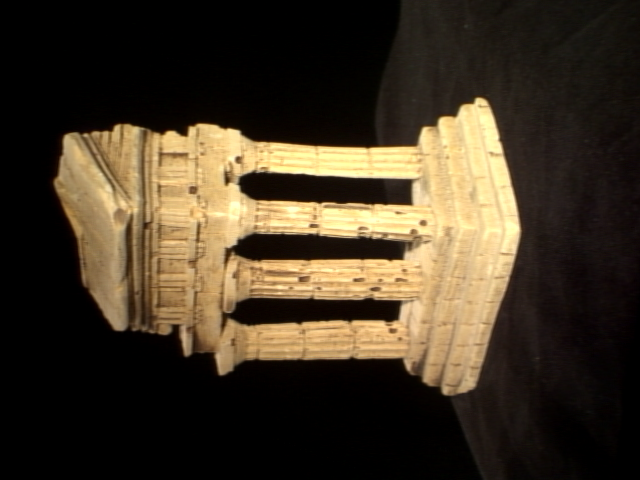
%> input picture temple/im1.png, 640 x 480 px
$ octave visualize.m   (GNU Octave 9; MATLAB toolbox functions it lacks are replaced by stand-ins)
%> lines starting %> are read from the running program, lines starting %| are printed output that depends on the picture
### eightpoint.m
% Benjamin Shih
% 16720F13 Computer Vision
% Assignment 5 3D Reconstruction
% Q1.1 Eight Point Algorithm

% Computes the fundamental matrix based on input points from X and Y, with
% scale M.

function [ F ] = eightpoint( X, Y, M )
    scale = [1/M 0 0; 0 1/M 0; 0 0 1];
    xscale = X ./ M;
    yscale = Y ./ M;

    % Nx1 dimensional coordinate points.
    x = xscale(:,1);
    y = xscale(:,2);
    xp = yscale(:,1);
    yp = yscale(:,2);

    numPts = size(xp, 1);

    % Generate the Nx9 A matrix.
    A = [x.*xp, ...
         x.*yp, ...
         x, ...
         y.*xp, ...
         y.*yp,  ...
         y,  ...
         xp,  ...
         yp,  ...
         ones(numPts, 1)];

    % Compute the SVD of A
    [U, S, V] = svd(A);
    F = reshape(V(:,9), 3, 3)';
    [FU, FS, FV] = svd(F);
    FS(3,3) = 0;
    F = FU*FS*FV';

    % Rescale the Fundamental Matrix
    F = scale'*F*scale;

end


%% Useful for checking if the points are correct:
% close; figure; imshow(im2);hold on; scatter(myBasePts(:,1), myBasePts(:,2))
% close; figure; imshow(im1);hold on; scatter(myInputPts(:,1), myInputPts(:,2))

% F = eightpoint([myBasePts(:,1) myInputPts(:,1)], [myBasePts(:,2) myInputPts(:,2)], 640)
% displayEpipolarF(im1, im2, F)

### camera2.m
function [M2] = camera2(F, K1, K2, pts1, pts2)
E = K2' * F * K1;

[U,S,V] = svd(E);
m = (S(1,1)+S(2,2))/2;
E = U*[m,0,0;0,m,0;0,0,0]*V';
[U,S,V] = svd(E);
W = [0,-1,0;1,0,0;0,0,1];

% Make sure we return rotation matrices with det(R) == 1
if (det(U*W*V')<0)
    W = -W;
end

M2s = zeros(3,4,4);
M2s(:,:,1) = [U*W*V',U(:,3)./max(abs(U(:,3)))];
M2s(:,:,2) = [U*W*V',-U(:,3)./max(abs(U(:,3)))];
M2s(:,:,3) = [U*W'*V',U(:,3)./max(abs(U(:,3)))];
M2s(:,:,4) = [U*W'*V',-U(:,3)./max(abs(U(:,3)))];

M1 = eye(3, 4);

for i=1:4
    P = triangulate(K1*M1, pts1, K2*M2s(:,:,i), pts2);
    if all(P(:,3) > 0)
        sprintf('Correct M2: %d\n', i)
        P
        %K2*M2s(:,:,i)
        M2 = M2s(:,:,i);
    end
end

end

### triangulate.m
function [P] = triangulate( M1, p1, M2, p2 )
% Triangulate a set of points given camera matrices
% M1
% M2  -- Camera matrices 3x4
% p1
% p2  -- Point sets, N x 2
% P   -- 3D points, N x 3

% Make homogeneous
p1 = [ p1'; ones(1, size(p1, 1))];
p2 = [ p2'; ones(1, size(p2, 1))];

sz = size(p1, 2);

for i = 1:sz
    T = [ contreps(p1(:,i))*M1 ; ...
        contreps(p2(:,i))*M2 ];

    [ U, S, V ] = svd(T);
    pt = V(:, end);
    P(:,i) = pt/pt(4);
end

P = P';
P(:,4) = [];

return;
%-------


function Y = contreps(X)

if prod(size(X)) == 3  % get [X]_\times
  Y = [0 X(3) -X(2)
      -X(3) 0 X(1)
       X(2) -X(1) 0];
elseif all(size(X) == [1 2])
  Y = [0 1; -1 0]*X';
elseif all(size(X) == [2 1])
  Y = X'*[0 1; -1 0];
elseif all(size(X) == [3 3]) % get X from [X]_\times
  Y = [X(2,3) X(3,1) X(1,2)];
elseif all(size(X) == [4 4])  % pluecker matrix dual
  Y = [0      X(3,4) X(4,2) X(2,3)
       X(4,3) 0      X(1,4) X(3,1)
       X(2,4) X(4,1) 0      X(1,2)
       X(3,2) X(1,3) X(2,1) 0     ];
else
  error('Wrong matrix size.')
end

### visualize.m
% Benjamin Shih
% 16720F13 Computer Vision
% Assignment 5 3D Reconstruction
% Q2.1 Metric Reconstruction

% Provided functions:
% camera2.m - Recover M2, the second camera matrix. We assume that M1, the
% first camera matrix, is fixed at [R|t] = [I|0]. Both M1 and M2 are 3x4
% matrices representing the rotation and translation transforms. M1 and M2
% are related by a projective transform and represent the two views used to
% generate F.

% triangulate.m - Triangulates a set of 2D coordinates in the image to a
% set of 3D points.

% Using the above two functions, we can determine the 3D location of these
% point correspondences and plot their 3D point locations. The resulting
% figure can be manipulated using the 3D rotate tool found in the figure
% menubar.

close all

load('temple/intrinsics.mat');
load('temple/some_corresp.mat');
load('many_corresp.mat');
im1 = imread('temple/im1.png');
%> im1 is the input picture: size 480x640x3 uint8; mean R, G, B 65.3, 53.9, 37.1
im2 = imread('temple/im2.png');
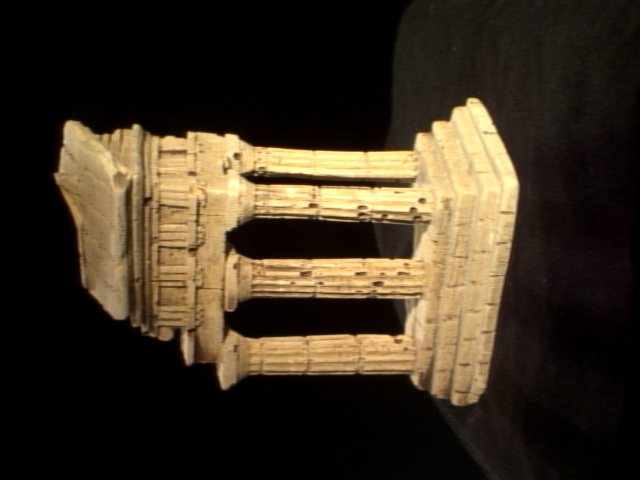
%> input picture temple/im2.png, 640 x 480 px
%> im2 is the input picture: size 480x640x3 uint8; mean R, G, B 60.7, 49.2, 33.3

M = max(size(im1));
%> M = 640
F = eightpoint(pts1, pts2, M);

M1 = [1 0 0 0; 0 1 0 0; 0 0 1 0];
M2 = camera2(F, K1, K2, pts1, pts2);

P = triangulate(K1*M1, [x1 y1], K2*M2, [x2 y2]);
scatter3(P(:,1), P(:,2), P(:,3))
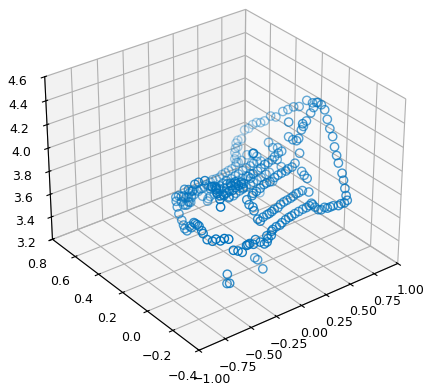
%> figure redrawn from the program's plot data
